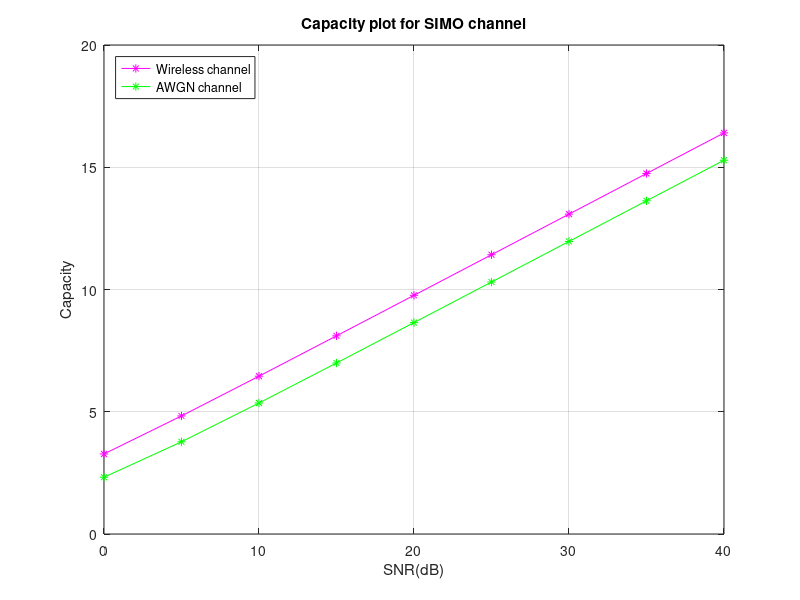

MATLAB code to generate this figure:
% create an array from 0 dB to 40 dB in steps of 5 dB
SNR_dB =0:5:40;

% calculate the linear value of SNR
SNR = 10 .^ (SNR_dB/10);

% Generate nr × 1 channel h whose entries are iid complex-Gaussian with zero mean and unity variance.
nr=4;
h=(normrnd(0,1,[nr,1])+1j*normrnd(0,1,[nr,1]));
a=norm(h)*norm(h);

% calculate the fixed SIMO channel capacity
capacity1=log2(1+(a*SNR));

% calculate the AWGN SIMO channel capacity
capacity2=log2(1+nr*SNR);

% plot the capacity vs SNR_dB graph
plot(SNR_dB,capacity1,'m-*',SNR_dB,capacity2,'g-*')
title("Capacity plot for SIMO channel")
xlabel("SNR(dB)");
ylabel("Capacity");
legend({'Wireless channel','AWGN channel'},'location','northwest')
grid on
